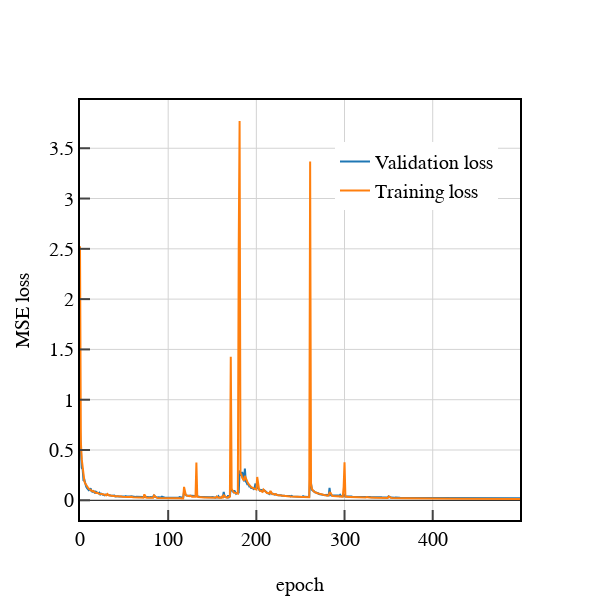

The notebook cell this image was saved under:
### Code cell
fig = go.Figure(layout={
        'plot_bgcolor': 'white',
        'paper_bgcolor' : 'white',})

fig.update_layout(width = 600,
                  height = 600,
                  legend = dict(x = 0.95, y = 0.9)
                  )

fig.update_xaxes(title = "epoch")
fig.update_yaxes(title = "MSE loss")

fig.add_trace(go.Scatter(y=val_losses, mode='lines', name = 'Validation loss'))
fig.add_trace(go.Scatter(y=train_losses, mode='lines', name = 'Training loss'))

### Figure 1 — Plotly figure (JSON) as saved in the notebook; plotly's stock layout.template omitted (floating-point values rounded to 4 significant figures; data arrays with more than 128 entries replaced by an {"elided": "..."} marker saying what was removed)
{"data": [{"mode": "lines", "name": "Validation loss", "y": {"elided": "500 float values"}, "type": "scatter"}, {"mode": "lines", "name": "Training loss", "y": {"elided": "500 float values"}, "type": "scatter"}], "layout": {"paper_bgcolor": "white", "plot_bgcolor": "white", "legend": {"x": 0.95, "y": 0.9}, "width": 600, "height": 600, "xaxis": {"title": {"text": "epoch"}}, "yaxis": {"title": {"text": "MSE loss"}}}}
